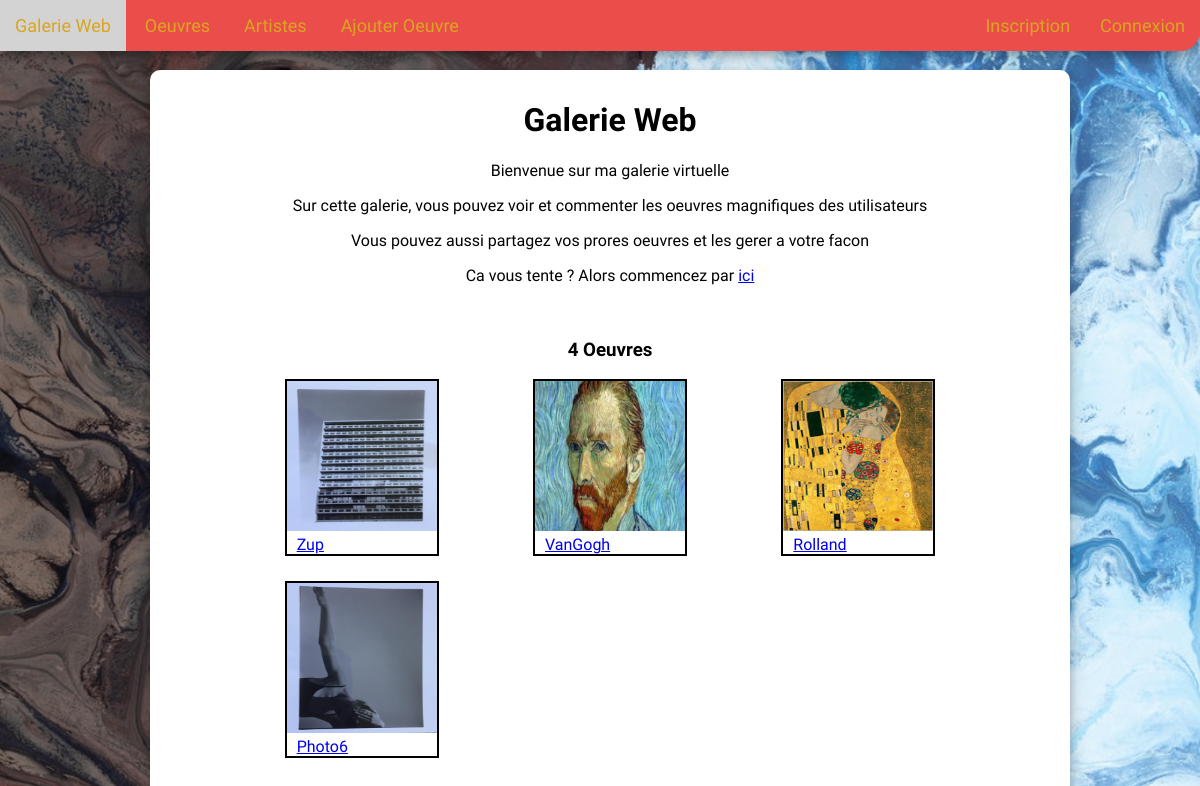
The app's page /Web/accueil.php with its own data.
### tables this page shows
CREATE TABLE IF NOT EXISTS `oeuvre` (
  `Nom` varchar(20) NOT NULL,
  `Description` varchar(200) DEFAULT NULL,
  `Path` varchar(20) NOT NULL,
  `User` varchar(16) NOT NULL,
  PRIMARY KEY (`Nom`),
  KEY `User` (`User`)
);

### Web/accueil.php (the view, shortened to what this page needs)
<!DOCTYPE HTML>
<html>
<head>
<link rel="stylesheet" href="style/test.css" />
<body>
  <header>
  <nav>
      <a href="accueil.php">Galerie Web</a>
      <a href="contentphp/galerie.php"> Oeuvres </a>
      <a href="contentphp/artistes.php"> Artistes </a>
      <a href="contentphp/ajouter.php">Ajouter Oeuvre</a>
      <?php
        if(isset($_SESSION['user']) && isset($_SESSION['pwd'])) {
          echo  ("<a class='active' href='account/deconnexion.php'> Deconnexion </a>");
          echo  ("<a class='active' href='account/moncompte.php'> Mon Compte </a>");
          echo  ("<a class='active' href='contentphp/mesoeuvres.php'> Mes oeuvres </a>");
        } else {
          echo ("<a class='active' href='account/seconnecter.php'> Connexion </a>");
          echo ("<a class='active' href='account/inscription.php'> Inscription </a>");
        }
       ?>
  </nav>
  </header>
    <div class="main">
      <h1 align="center"> Galerie Web </h1>
      <p align="center"> Bienvenue sur ma galerie virtuelle </p>
      <p align="center">Sur cette galerie, vous pouvez voir et commenter les oeuvres magnifiques des utilisateurs </p>
      <p align="center"> Vous pouvez aussi partagez vos prores oeuvres et les gerer a votre facon </p>
      <p align="center"> Ca vous tente ? Alors commencez par <a href="/account/inscription.php"> ici </a> </p>
      <h3 align='center'>4 Oeuvres</h3>
      <div class="grid">
        <?php
          $co = getConnection();
          $query ="SELECT `Nom`,`Path` FROM `oeuvre` ORDER BY `Nom` desc LIMIT 4";
          $result = $co->query($query);
          while($donnée = $result->fetch()){
            echo("<div class='case'>");
            echo("<img src=../imgs/$donnée[Path] width='150' height='150' class='miniature'>");
            echo("<a href='contentphp/oeuvre.php?titre=$donnée[Nom]'> $donnée[Nom] </a>");
            echo("</div>");
          }
        ?>
      </div>
    </div>
</body>
</html>

### Web/style/test.css (style rules this page uses)
body { background-image: url("background.jpg"); background-size: cover; background-position: center; background-repeat: no-repeat; background-attachment: fixed; margin: 0 !important; padding: 0 !important; width: 100%; font-family: 'Dosis', sans-serif; }
header a { text-decoration: none; }
nav { width: 100%; background-color: #eb4d4b; border-radius: 0 0 20px 20px; box-shadow: 0 4px 8px 0 rgba(0, 0, 0, 0.2), 0 6px 20px 0 rgba(0, 0, 0, 0.19); color: #dff9fb; }
nav a { display: inline-block; font-size: 18px; text-decoration: none; color: #DAA520; padding-top: 15px; padding-right: 15px; padding-bottom: 15px; padding-left: 15px; }
nav a.active { float: right; }
div.main { width: 75%; border-radius: 10px; box-shadow: 0 4px 8px 0 rgba(0, 0, 0, 0.2), 0 6px 20px 0 rgba(0, 0, 0, 0.19); background-color: #FFFFFF; margin-left: 12.5%; padding: 10px; }
div.grid { display: grid; align-content: space-evenly; grid-template-columns: repeat(auto-fit, minmax(200px, 1fr)); justify-items: center; width: 80%; margin-left: 10%; grid-gap: 25px; margin-bottom: 5%; }
div.case { border: solid 2px black; }
div.case a { text-align: center; padding: 10px; width: 100%; }
img.miniature { transition: transform 0.5s; }

### records on screen
oeuvre: Path (picture), Nom "Zup"
oeuvre: Path (picture), Nom "VanGogh"
oeuvre: Path (picture), Nom "Rolland"
oeuvre: Path (picture), Nom "Photo6"
